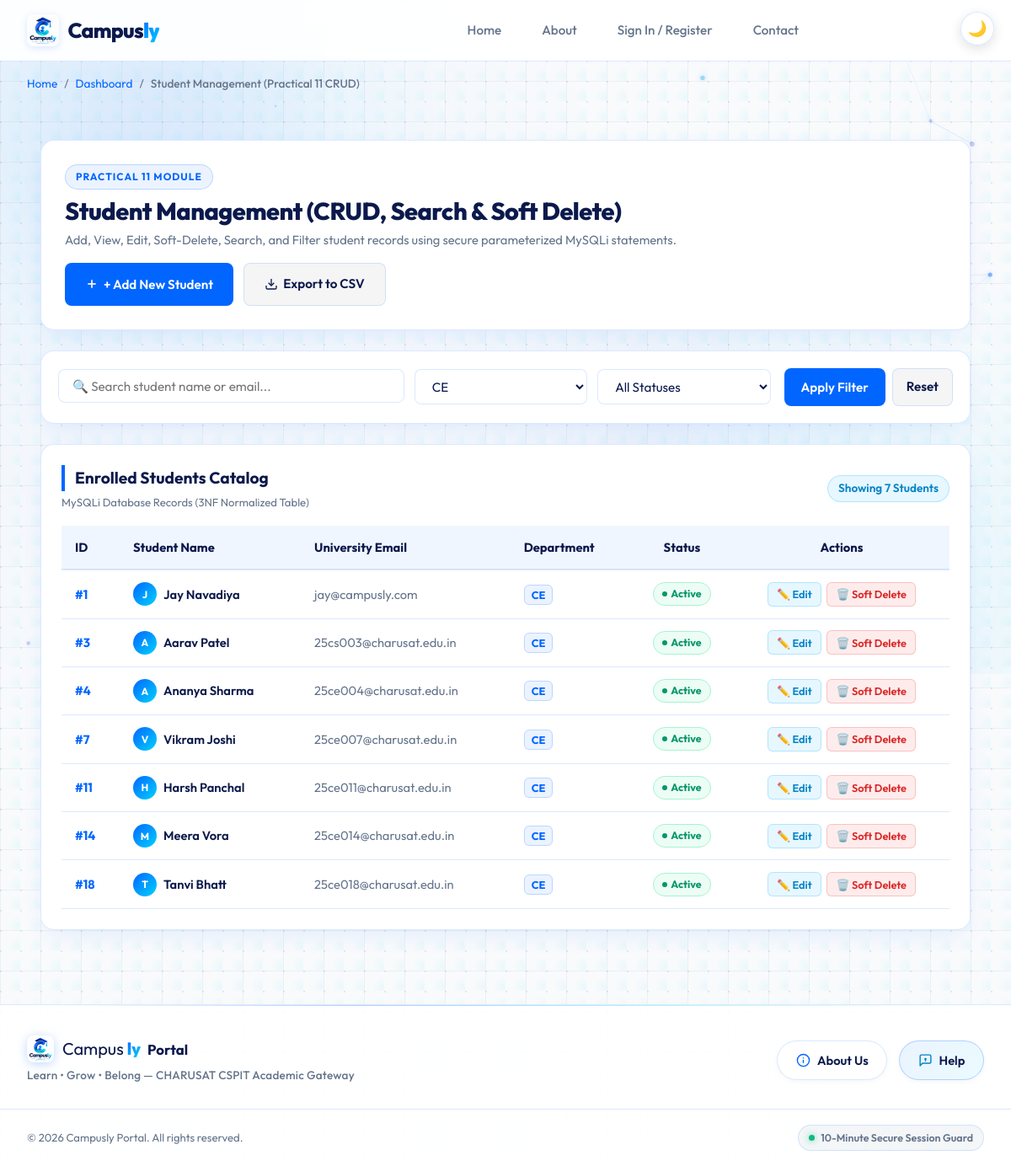
Screenshot of /students.php?course=CE with the database file from the repository.
### tables this page shows
CREATE TABLE students (
    student_id INT AUTO_INCREMENT PRIMARY KEY,
    name VARCHAR(100) NOT NULL,
    email VARCHAR(100) NOT NULL UNIQUE,
    course VARCHAR(100) NOT NULL,
    status ENUM('Active', 'Inactive') NOT NULL DEFAULT 'Active'
);

### students.php (the view, shortened to what this page needs)
<?php
require_once __DIR__ . '/db.php';
$searchQuery  = trim($_GET['search'] ?? '');
$courseFilter = trim($_GET['course'] ?? '');
$statusFilter = trim($_GET['status'] ?? '');
$sql = "SELECT student_id, name, email, course, status FROM students WHERE 1=1";
$types = "";
$params = [];
if ($courseFilter !== '' && $courseFilter !== 'ALL') {
    $sql .= " AND course = ?";
    $types .= "s";
    $params[] = $courseFilter;
}
$sql .= " ORDER BY student_id ASC";
$stmt = $conn->prepare($sql);
if (!empty($params)) {
    $stmt->bind_param($types, ...$params);
}
$stmt->execute();
$result = $stmt->get_result();
$students = [];
while ($row = $result->fetch_assoc()) {
    $students[] = $row;
}
$totalCount = count($students);
$coursesList = ['CSE', 'CE', 'IT', 'EC'];
require_once __DIR__ . '/includes/header.php';
?>
  <nav class="breadcrumbs-nav" aria-label="Breadcrumb">
    <ol class="breadcrumbs">
      <li><a href="index.php">Home</a></li>
      <?php if ($userRole === 'admin'): ?>
        <li><a href="admin_dashboard.php">Admin Control Center</a></li>
      <?php else: ?>
        <li><a href="dashboard.php">Dashboard</a></li>
      <?php endif; ?>
      <li aria-current="page">Student Management (Practical 11 CRUD)</li>
    </ol>
  </nav>
  <main id="main-content">
    <div style="max-width: 1240px; margin: 0 auto; padding: 1.5rem 1rem;">
      <section class="panel" style="padding: 1.75rem; margin-bottom: 1.5rem; display: flex; justify-content: space-between; align-items: center; flex-wrap: wrap; gap: 1rem;">
        <div>
          <div style="display: inline-flex; align-items: center; gap: 8px; background: rgba(0, 102, 255, 0.08); padding: 4px 12px; border-radius: 9999px; margin-bottom: 0.5rem; border: 1px solid rgba(0, 102, 255, 0.2);">
            <span style="font-size: 0.75rem; font-weight: 700; color: #0066ff; letter-spacing: 1px;">PRACTICAL 11 MODULE</span>
          </div>
          <h1 style="margin: 0; font-size: 1.8rem; line-height: 1.2;">Student Management (CRUD, Search &amp; Soft Delete)</h1>
          <p style="margin: 0.35rem 0 0 0; color: #64748b; font-size: 0.92rem;">
            Add, View, Edit, Soft-Delete, Search, and Filter student records using secure parameterized MySQLi statements.
          </p>
        </div>
        <div style="display: flex; gap: 0.75rem; flex-wrap: wrap;">
          <button type="button" class="btn btn-primary" onclick="openAddModal()" style="display: inline-flex; align-items: center; gap: 6px;">
            <svg width="16" height="16" viewBox="0 0 24 24" fill="none" stroke="currentColor" stroke-width="2.5"><line x1="12" y1="5" x2="12" y2="19"></line><line x1="5" y1="12" x2="19" y2="12"></line></svg>
            <span>+ Add New Student</span>
          </button>
          <a href="students.php?action=export_csv" class="btn btn-secondary" style="display: inline-flex; align-items: center; gap: 6px;">
            <svg width="16" height="16" viewBox="0 0 24 24" fill="none" stroke="currentColor" stroke-width="2"><path d="M21 15v4a2 2 0 0 1-2 2H5a2 2 0 0 1-2-2v-4"></path><polyline points="7 10 12 15 17 10"></polyline><line x1="12" y1="15" x2="12" y2="3"></line></svg>
            <span>Export to CSV</span>
          </a>
        </div>
      </section>
      <section class="panel" style="padding: 1.25rem; margin-bottom: 1.5rem;">
        <form action="students.php" method="GET" style="display: flex; gap: 1rem; flex-wrap: wrap; align-items: center; justify-content: space-between;">
          <div style="display: flex; gap: 0.75rem; flex-wrap: wrap; flex: 1; min-width: 280px;">
            <div style="flex: 2; min-width: 220px; position: relative;">
              <input type="text" name="search" id="filter-search" value="<?= htmlspecialchars($searchQuery) ?>" placeholder="🔍 Search student name or email..." style="width: 100%; padding: 0.6rem 1rem; border-radius: 8px; border: 1px solid var(--panel-border); background: var(--input-bg); color: var(--text-main);">
            </div>
            <div style="flex: 1; min-width: 150px;">
              <select name="course" id="filter-course" style="width: 100%; padding: 0.6rem 1rem; border-radius: 8px; border: 1px solid var(--panel-border); background: var(--input-bg); color: var(--text-main);">
                <?php foreach ($coursesList as $c): ?>
                  <option value="<?= $c ?>" <?= $courseFilter === $c ? 'selected' : '' ?>><?= $c ?></option>
                <?php endforeach; ?>
              </select>
            </div>
            <div style="flex: 1; min-width: 140px;">
              <select name="status" id="filter-status" style="width: 100%; padding: 0.6rem 1rem; border-radius: 8px; border: 1px solid var(--panel-border); background: var(--input-bg); color: var(--text-main);">
                <option value="ALL">All Statuses</option>
              </select>
            </div>
          </div>
          <div style="display: flex; gap: 0.5rem;">
            <button type="submit" class="btn btn-primary" style="padding: 0.6rem 1.25rem;">Apply Filter</button>
            <?php if (!empty($searchQuery) || !empty($courseFilter) || !empty($statusFilter)): ?>
              <a href="students.php" class="btn btn-secondary" style="padding: 0.6rem 1rem;">Reset</a>
            <?php endif; ?>
          </div>
        </form>
      </section>
      <section class="panel" style="padding: 1.5rem; overflow: hidden;">
        <div style="display: flex; justify-content: space-between; align-items: center; margin-bottom: 1rem; flex-wrap: wrap; gap: 0.5rem;">
          <div>
            <h2 style="margin: 0; font-size: 1.2rem;">Enrolled Students Catalog</h2>
            <span style="font-size: 0.82rem; color: #64748b;">MySQLi Database Records (3NF Normalized Table)</span>
          </div>
          <span style="font-size: 0.85rem; font-weight: 600; color: #0284c7; background: rgba(56, 189, 248, 0.12); border: 1px solid rgba(56, 189, 248, 0.3); padding: 4px 12px; border-radius: 9999px;">
            Showing <?= (int)$totalCount ?> Student<?= $totalCount === 1 ? '' : 's' ?>
          </span>
        </div>
        <div style="overflow-x: auto;">
          <table id="students-table" style="width: 100%; border-collapse: collapse; font-size: 0.92rem;">
            <thead>
              <tr style="background: var(--table-th-bg, #f8fafc); border-bottom: 2px solid var(--panel-border); text-align: left;">
                <th style="padding: 0.85rem 1rem;">ID</th>
                <th style="padding: 0.85rem 1rem;">Student Name</th>
                <th style="padding: 0.85rem 1rem;">University Email</th>
                <th style="padding: 0.85rem 1rem;">Department</th>
                <th style="padding: 0.85rem 1rem; text-align: center;">Status</th>
                <th style="padding: 0.85rem 1rem; text-align: center;">Actions</th>
              </tr>
            </thead>
            <tbody>
              <?php if (empty($students)): ?>
                <tr>
                  <td colspan="6" style="text-align: center; padding: 2.5rem 1rem; color: #64748b;">
                    No student records matching your filter criteria. <a href="students.php" style="color: var(--primary); font-weight: 600;">Reset filters</a>
                  </td>
                </tr>
              <?php else: ?>
                <?php foreach ($students as $s): ?>
                  <tr style="border-bottom: 1px solid var(--panel-border); transition: background 0.15s ease; <?= $s['status'] === 'Inactive' ? 'opacity: 0.75; background: rgba(241, 245, 249, 0.4);' : '' ?>">
                    <td style="padding: 0.85rem 1rem; font-weight: 700; color: var(--primary);">
                      #<?= htmlspecialchars($s['student_id']) ?>
                    </td>
                    <td style="padding: 0.85rem 1rem; font-weight: 600; color: var(--text-main);">
                      <div style="display: flex; align-items: center; gap: 8px;">
                        <span style="width: 28px; height: 28px; border-radius: 50%; background: <?= $s['status'] === 'Inactive' ? '#94a3b8' : 'linear-gradient(135deg, #0066ff, #00d2fe)' ?>; color: #fff; display: inline-flex; align-items: center; justify-content: center; font-size: 0.75rem; font-weight: 700;">
                          <?= strtoupper(substr($s['name'], 0, 1)) ?>
                        </span>
                        <span><?= htmlspecialchars($s['name']) ?></span>
                      </div>
                    </td>
                    <td style="padding: 0.85rem 1rem; color: var(--text-muted);">
                      <?= htmlspecialchars($s['email']) ?>
                    </td>
                    <td style="padding: 0.85rem 1rem;">
                      <span style="padding: 3px 8px; border-radius: 6px; font-size: 0.8rem; font-weight: 700; background: rgba(0, 102, 255, 0.08); color: #0066ff; border: 1px solid rgba(0, 102, 255, 0.2);">
                        <?= htmlspecialchars($s['course']) ?>
                      </span>
                    </td>
                    <td style="padding: 0.85rem 1rem; text-align: center;">
                      <?php if ($s['status'] === 'Active'): ?>
                        <span class="badge-status-active" style="display: inline-flex; align-items: center; gap: 4px; padding: 3px 10px; border-radius: 9999px; font-size: 0.78rem; font-weight: 700; background: #ecfdf5; color: #059669; border: 1px solid #a7f3d0;">
                          <span style="width: 6px; height: 6px; border-radius: 50%; background: #059669;"></span> Active
                        </span>
                      <?php endif; ?>
                    </td>
                    <td style="padding: 0.85rem 1rem; text-align: center;">
                      <div style="display: inline-flex; gap: 6px;">
                        <button type="button" class="btn" onclick="openEditModal(<?= htmlspecialchars(json_encode($s)) ?>)" style="padding: 0.35rem 0.65rem; font-size: 0.8rem; background: rgba(56, 189, 248, 0.12); color: #0284c7; border: 1px solid rgba(56, 189, 248, 0.3); border-radius: 6px; cursor: pointer;">
                          ✏️ Edit
                        </button>
                        <?php if ($s['status'] === 'Active'): ?>
                          <button type="button" class="btn" onclick="openDeleteConfirmModal(<?= (int)$s['student_id'] ?>, '<?= htmlspecialchars(addslashes($s['name'])) ?>')" style="padding: 0.35rem 0.65rem; font-size: 0.8rem; background: rgba(239, 68, 68, 0.1); color: #dc2626; border: 1px solid rgba(239, 68, 68, 0.25); border-radius: 6px; cursor: pointer;">
                            🗑️ Soft Delete
                          </button>
                        <?php endif; ?>
                      </div>
                    </td>
                  </tr>
                <?php endforeach; ?>
              <?php endif; ?>
            </tbody>
          </table>
        </div>
      </section>
    </div>
  </main>
<?php require_once __DIR__ . '/includes/footer.php'; ?>

### css/styles.css (style rules this page uses)
:root { --bg-color: #f8fafc; --bg-grid-line: rgba(148, 163, 184, 0.12); --bg-dot: rgba(148, 163, 184, 0.22); --bg-gradient: radial-gradient(circle at 10% 20%, rgba(0, 102, 255, 0.04) 0%, transparent 40%), radial-gradient(circle at 90% 80%, rgba(0, 210, 255, 0.05) 0%, transparent 40%); --panel-bg: rgba(255, 255, 255, 0.98); --panel-border: rgba(0, 102, 255, 0.14); --header-bg: rgba(255, 255, 255, 0.92); --input-bg: #ffffff; --input-border: rgba(0, 102, 255, 0.18); --table-th-bg: rgba(0, 102, 255, 0.06); --brand-navy: #0b194c; --brand-navy-light: #162456; --primary: #0066ff; --primary-hover: #0052cc; --accent: #00d2fe; --accent-dark: #0099cc; --accent-hover: #38bdf8; --brand-gradient: linear-gradient(135deg, #0b194c 0%, #0066ff 50%, #00d2fe 100%); --brand-gradient-text: linear-gradient(135deg, #0066ff 0%, #00d2fe 100%); --text-main: #0b194c; --text-body: #1e293b; --text-muted: #64748b; --focus-outline: #0066ff; --card-shadow: 0 10px 30px -10px rgba(0, 102, 255, 0.12); --card-shadow-hover: 0 16px 36px -10px rgba(0, 102, 255, 0.22); --error: #dc2626; --success: #16a34a; --warning: #f59e0b; --radius: 16px; --transition: all 0.3s cubic-bezier(0.4, 0, 0.2, 1); }
*, *::before, *::after { box-sizing: border-box; margin: 0; padding: 0; }
body { font-family: 'Outfit', -apple-system, BlinkMacSystemFont, "Segoe UI", Roboto, sans-serif; background-color: var(--bg-color); background-image: radial-gradient(circle at 1px 1px, var(--bg-dot) 1.2px, transparent 0), linear-gradient(to right, var(--bg-grid-line) 1px, transparent 1px), linear-gradient(to bottom, var(--bg-grid-line) 1px, transparent 1px), var(--bg-gradient); background-size: 24px 24px, 48px 48px, 48px 48px, 100% 100%; background-attachment: fixed; color: var(--text-main); min-height: 100vh; line-height: 1.6; display: flex; flex-direction: column; overflow-x: hidden; position: relative; transition: background-color 0.3s ease, color 0.3s ease; }
header, main, footer, .top-corner-controls, .breadcrumbs-nav, .skip-link { position: relative; z-index: 2; }
.breadcrumbs-nav { max-width: 1200px; width: 100%; margin: 1rem auto 0; padding: 0 2rem; }
.breadcrumbs { display: flex; list-style: none; gap: 0.5rem; font-size: 0.85rem; color: var(--text-muted); }
.breadcrumbs li:not(:last-child)::after { content: "/"; margin-left: 0.5rem; }
.breadcrumbs a { color: var(--primary); text-decoration: none; }
.breadcrumbs li[aria-current="page"] { color: var(--text-muted); font-weight: 500; }
main { max-width: 1200px; width: 100%; margin: 0 auto; padding: 2rem; flex: 1; }
h1 { font-size: 2.25rem; font-weight: 800; margin-bottom: 0.5rem; letter-spacing: -0.5px; }
h2 { font-size: 1.5rem; font-weight: 700; margin-bottom: 1.25rem; color: var(--text-main); border-left: 4px solid var(--primary); padding-left: 0.75rem; }
p { color: var(--text-muted); margin-bottom: 1.5rem; }
.panel { background: var(--panel-bg); border: 1px solid var(--panel-border); box-shadow: var(--card-shadow); backdrop-filter: blur(16px); -webkit-backdrop-filter: blur(16px); border-radius: var(--radius); padding: 2rem; margin-bottom: 2rem; position: relative; }
.btn { display: inline-flex; align-items: center; justify-content: center; padding: 0.75rem 1.5rem; font-weight: 600; border-radius: 8px; border: none; cursor: pointer; transition: var(--transition); text-decoration: none; font-family: inherit; font-size: 0.95rem; }
.btn-primary { background: var(--primary); color: #fff; }
.btn-secondary { background: rgba(0, 0, 0, 0.04); color: var(--text-main); border: 1px solid var(--panel-border); }
input[type="text"], input[type="email"], input[type="password"], input[type="date"], select, textarea { width: 100%; padding: 0.75rem 1rem; background: var(--input-bg); border: 1px solid var(--input-border); border-radius: 8px; color: var(--text-main); font-family: inherit; font-size: 0.95rem; transition: var(--transition); }

### rows the page displays
students: student_id "1", name "J", name "Jay Navadiya", email "jay@campusly.com", course "CE", status "Active" (drawn)
students: student_id "3", name "A", name "Aarav Patel", email "25cs003@charusat.edu.in", course "CE", status "Active" (drawn)
students: student_id "4", name "A", name "Ananya Sharma", email "25ce004@charusat.edu.in", course "CE", status "Active" (drawn)
students: student_id "7", name "V", name "Vikram Joshi", email "25ce007@charusat.edu.in", course "CE", status "Active" (drawn)
students: student_id "11", name "H", name "Harsh Panchal", email "25ce011@charusat.edu.in", course "CE", status "Active" (drawn)
students: student_id "14", name "M", name "Meera Vora", email "25ce014@charusat.edu.in", course "CE", status "Active" (drawn)
students: student_id "18", name "T", name "Tanvi Bhatt", email "25ce018@charusat.edu.in", course "CE", status "Active" (drawn)

### other values shown
$totalCount "7"
form field course "CE"
